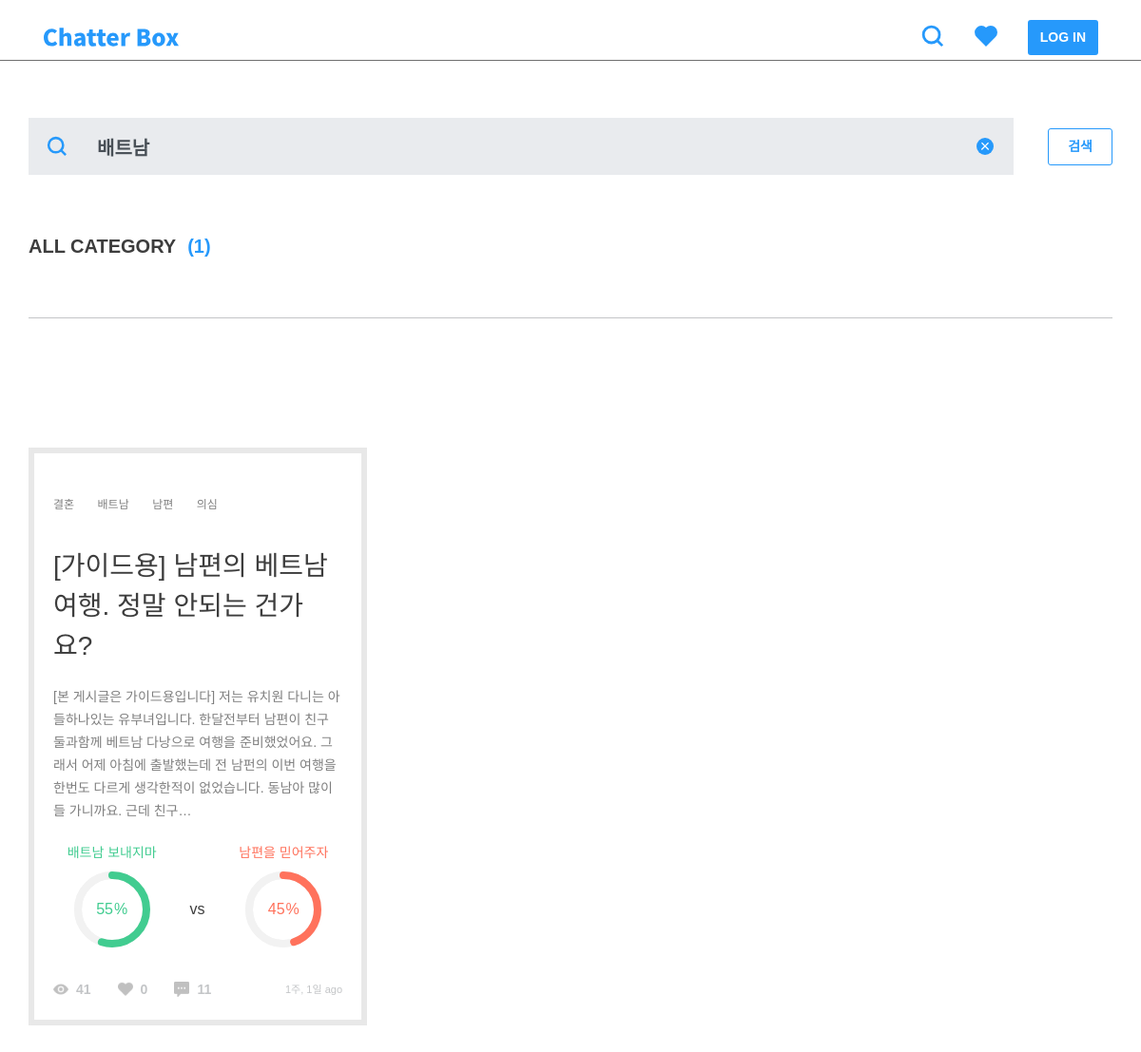
Screenshot of /post/search/?q=배트남 with the database file from the repository.
### post/models.py (models this page shows, shortened)
class TimeStampedModel(models.Model):
    created_at = models.DateTimeField(auto_now_add=True, null=True)
    updated_at = models.DateTimeField(auto_now=True, null=True)
    class Meta():
        abstract = True

class Post(TimeStampedModel):
    author = models.ForeignKey(settings.AUTH_USER_MODEL)
    category = models.ForeignKey('Category')
    title = models.CharField(max_length=160, null=True)
    background = models.TextField()
    background_image1 = models.ImageField(
        upload_to='post', blank=True, null=True)
    background_image2 = models.ImageField(
        upload_to='post', blank=True, null=True)
    background_image3 = models.ImageField(
        upload_to='post', blank=True, null=True)
    background_image4 = models.ImageField(
        upload_to='post', blank=True, null=True)
    background_image5 = models.ImageField(
        upload_to='post', blank=True, null=True)
    tag = TagField()
    view_count = models.PositiveSmallIntegerField(default=0)
    share_count = models.PositiveSmallIntegerField(default=0)
    pro_title = models.CharField(max_length=160, null=True)
    con_title = models.CharField(max_length=160, null=True)
    @property
    def natural_time(self):
        return naturaltime(self.created_at)
    @property
    def likes_count(self):
        return self.like_users.all().count()
    @property
    def comment_count(self):
        all_count = self.comment_set.count()
        return all_count
    @property
    def pro_count(self):
        pro_sum = self.comment_set.filter(type=True).count()
        pro_comments = self.comment_set.filter(type=True)
        for comment in pro_comments:
            pro_sum = pro_sum + comment.count_comment_likes
        return pro_sum
    @property
    def con_count(self):
        con_sum = self.comment_set.filter(type=False).count()
        con_comments = self.comment_set.filter(type=False)
        for comment in con_comments:
            con_sum = con_sum + comment.count_comment_likes
        return con_sum
    @property
    def all_count(self):
        return self.pro_count + self.con_count
    @property
    def pro_percent(self):
        if not self.all_count == 0:
            result = self.pro_count / self.all_count
        else:
            result = 0
        return result
    @property
    def con_percent(self):
        if not self.all_count == 0:
            result = self.con_count / self.all_count
        else:
            result = 0
        return result
    class Meta:
        ordering = ['-created_at']

### post/views.py (the view)
def search(request):
    q = request.GET.get('q', '')
    tags = Tag.objects.annotate(tags_count=Count(
        'items')).order_by('-tags_count')[:40]
    posts = Post.objects.filter(Q(title__icontains=q) | Q(tag__icontains=q))
    search_count = posts.count()
    context = {
        'q': q,
        'tags': tags,
        'posts': posts,
        'search_count': search_count,
    }
    return render(request, 'post/search.html', context)

### comment/models.py (called while the page is built)
    @property
    def count_comment_likes(self):
        return self.like_comments.all().count()

### post/templatetags/post_extras.py (called while the page is built)
@register.filter
def split_tags(value):
    tags = []
    split_comma = value.split(',')
    for tag in split_comma:
        split_space = tag.split(" ")
        for tag in split_space:
            if tag:
                tags.append(tag)
    return tags

### templates/post/search.html (shortened to what this page needs)
{% extends 'base.html' %}
{% load static %}
{% block customCSS %}
<link rel="stylesheet" href="{% static 'css/include/categories.css' %}" />
<link rel="stylesheet" href="{% static 'css/include/sorts.css' %}" />
<link rel="stylesheet" href="{% static 'css/include/pie_chart.css' %}">
<link rel="stylesheet" href="{% static 'css/post/post_list.css' %}" />
<link rel="stylesheet" href="{% static 'css/post/search.css' %}">
{% endblock %}
{% block content %}
<div class="row form-group">
    <form id="search" action="" method="get">
        <img id="search-icon" class="search-icon" src="{% static 'img/icons/search-fill.svg' %}" alt="">
        <input id="search-value" class="form-control" type="text" placeholder="키워드, #hashtag" name="q" value="{{ q }}">
        <img id="search-reset" class="search-icon" src="{% static 'img/icons/close-fill.svg' %}" alt="">
        <button id="search-submit" class="btn btn-line" type="submit">검색</button>
    </form>
</div>
{% if q %}
{% if posts %}
<div class="row m60">
    <div class="search-header">
        <h4>ALL CATEGORY<span>({{ search_count }})</span></h4>
    </div>
    <hr class="search-divider" />
</div>
<div class="row justify-content-center p-0">
    <div class="infinite-container columns col-12 p-0 m60">
        {% for post in posts %}
        <figure id="post-{{ post.pk }}" class="infinite-item">
            {% include 'include/post.html' %}
        </figure>
        {% endfor %}
    </div>
</div>
{% else %}
<div class="web-block p60"></div>
<div class="search-empty m60">
    <h3>검색 결과가 없습니다.</h3>
    <img src="{% static 'img/search-empty.png' %}" alt="">
</div>
{% endif %}
{% endif %}
{% endblock %}

### templates/include/post.html
{% load static %}
{% load post_extras %}
<div class="tag-list">
    {% for tag in post.tag|split_tags %}
    <a class="tag" href="/post/search/?q={{ tag }}">{{ tag }}</a>
    {% endfor %}
</div>
<a href="{% url 'post:post_detail' post_pk=post.pk %}">
    <h3>{{ post.title|truncatechars:40 }}</h3>
    <div class="background">
        <p>{{ post.background|safe|truncatechars:160 }}</p>
    </div>
</a>
<div class="percent-wrap">
    <div class="chart">
        <h6 class="label pro-title">{{ post.pro_title|truncatechars:12 }}</h6>
        <div class="percentage pro-chart" data-percent="{% widthratio post.pro_percent 1 100 %}">
            <span class="pro-title">{% widthratio post.con_percent 1 100 %}</span><sup class="pro-title">%</sup>
        </div>
    </div>
    <h5>vs</h5>
    <div class="chart">
        <h6 class="label con-title">{{ post.con_title|truncatechars:12 }}</h6>
        <div class="percentage con-chart" data-percent="{% widthratio post.con_percent 1 100 %}">
            <span class="con-title">{% widthratio post.con_percent 1 100 %}</span><sup class="con-title">%</sup>
        </div>
    </div>
</div>
<div class="btn-area">
    <img src="{% static '/img/icons/view.png' %}" />
    <h6>{{ post.view_count }}</h6>
    <img src="{% static '/img/icons/heart-gray.png' %}" />
    <h6>{{ post.likes_count }}</h6>
    <img src="{% static '/img/icons/comment.png' %}" />
    <h6>{{ post.comment_count }}</h6>
    <span class="ml-auto">{{ post.natural_time }}</span>
</div>

### static/css/style.css (style rules this page uses)
html, body, div, span, applet, object, iframe, h1, h2, h3, h4, h5, h6, p, blockquote, pre, a, abbr, acronym, address, big, cite, code, del, dfn, em, img, ins, kbd, q, s, samp, small, strike, strong, sub, sup, tt, var, b, u, i, center, dl, dt, dd, ol, ul, li, fieldset, form, label, legend, table, caption, tbody, tfoot, thead, tr, th, td, article, aside, canvas, details, embed, figure, figcaption, footer, header, hgroup, menu, nav, output, ruby, section, summary, time, mark, audio, video { margin: 0; padding: 0; border: 0; font-size: 100%; font: inherit; vertical-align: baseline; }
article, aside, details, figcaption, figure, footer, header, hgroup, menu, nav, section { display: block; }
body { display: flex; min-height: 100vh; flex-direction: column; font-family: "Noto Sans KR", sans-serif; }
button { all: unset; cursor: pointer; background-color: rgba(0,0,0,0); border: 0; }
a { all: unset; text-decoration: none !important; cursor: pointer; color: #3D3D3D; }
h3 { font-size: 28px; line-height: 42px; font-weight: 500; color: #3d3d3d; word-break: break-all; }
h4 { font-size: 20px; line-height: 30px; font-weight: 500; color: #3d3d3d; word-break: break-all; }
h5 { font-size: 16px; line-height: 24px; font-weight: 500; color: #3d3d3d; word-break: break-all; }
h6 { font-size: 14px; line-height: 24px; font-weight: 400; color: #3d3d3d; word-break: break-all; }
p { font-size: 12px; line-height: 20px; font-weight: 400; color: #7f7f7f; word-break: break-all; }
span { font-size: 11px; line-height: 18px; font-weight: 400; color: #7f7f7f; word-break: break-all; }
.btn { padding: 8px 13px; border: 0; border-radius: 3px; font-size: 14px; font-weight: 700; word-break: keep-all; }
.btn-line { -webkit-text-fill-color: #2699FB !important; color: #2699FB !important; background-color: #fff; border: 1px solid #2699FB; }
.tag { display: inline; margin-right: 20px; padding: 4px 10px; border: 1px solid #C3C5C7; font-size: 12px; line-height: 3; font-weight: 400; color: #7f7f7f; cursor: pointer; word-break: keep-all; }
.form-group .form-control { height: 44px; border-radius: 0; font-size: 14px; }
.m60 { margin-top: 60px; margin-bottom: 60px; }

### static/css/include/pie_chart.css (style rules this page uses)
.percent-wrap { display: flex; justify-content: center; align-items: center; }
.percent-wrap h5 { width: 18px; }
.percent-wrap .pro-title { color: #41cc90; word-break: break-all; }
.percent-wrap .con-title { color: #FF725C; word-break: break-all; }
.percent-wrap .chart { width: 50%; text-align: center; }
.percent-wrap .easyPieChart { position: relative; margin: 8px auto 32px; text-align: center; }
.percent-wrap .easyPieChart span { font-size: 16px; }
.percent-wrap .easyPieChart sup { top: 0; margin-left: 1px; }

### static/css/post/post_list.css (style rules this page uses)
.columns { column-width: 320px; column-gap: 36px; }
.columns figure { display: inline-block; width: 100%; border: 6px solid #E8E8E8; margin-bottom: 36px; }
.columns figure .tag-list { margin: 30px 20px 20px; }
.columns figure .tag-list .tag { border: 0; padding: 0; }
.columns figure img { width: 100%; }
.columns figure h3 { margin: 0 20px 20px; word-break: break-all; }
.columns figure .background { margin: 0 20px 20px; }
.columns figure .background p { font-size: 14px; line-height: 24px; -webkit-text-fill-color: #7f7f7f; color: #7f7f7f; word-break: break-all; }
.columns figure .btn-area { display: flex; margin: 0 20px; padding-bottom: 20px; }
.columns figure .btn-area img { opacity: .32; margin-top: 4px; width: 16px; height: 16px; }
.columns figure .btn-area h6 { display: inline; margin: 0 28px 0 8px; color: #C3C5C7; font-weight: 700; }
.columns figure .btn-area span { line-height: 24px; color: #C3C5C7; }

### static/css/post/search.css (style rules this page uses)
.columns { margin-bottom: 60px; }
#search { display: flex; justify-content: space-between; align-items: center; width: 100%; margin-top: 60px; }
#search input { width: 100%; height: 60px; border: 0; background-color: #E9EBEE; font-size: 20px; font-weight: 700; }
#search button { padding: 8px 20px; }
#search .search-icon { width: 60px; height: 60px; padding: 12px; background-color: #E9EBEE; }
#search #search-reset { margin-right: 36px; padding: 21px; cursor: pointer; }
.search-header { width: 100%; }
.search-header h4 { font-weight: 700; }
.search-header h4 span { margin-left: 12px; font-size: 20px; font-weight: 700; color: #2699FB; }
.tag-list { margin: 20px 0; }
.tag-list .tag { line-height: 48px; }
.search-divider { width: 100%; margin-top: 60px; border-color: #C3C5C7; }

### rows the page displays
Post: tag "결혼" "배트남" "남편" "의심", title "[가이드용] 남편의 베트남 여행. 정말 안되는 건가요?", background "[본 게시글은 가이드용입니다] 저는 유치원 다니는 아들하나있는 유부녀입니다. 한달전부터 남편이 친구 둘과함께 베트남 다낭으로 여행을 준비했었어요. 그래서 어제 아침에 출발했는데 전 남펀의 이번 여행을 한번도 다르게 생각한적이 없었습니다. 동남아 많이들 가니까요. 근데 친구…", pro_title "배트남 보내지마", con_title "남편을 믿어주자", view_count "41", likes_count "0", comment_count "11", natural_time "1주, 1일 ago"

### other values shown
{{ search_count }} "1"
